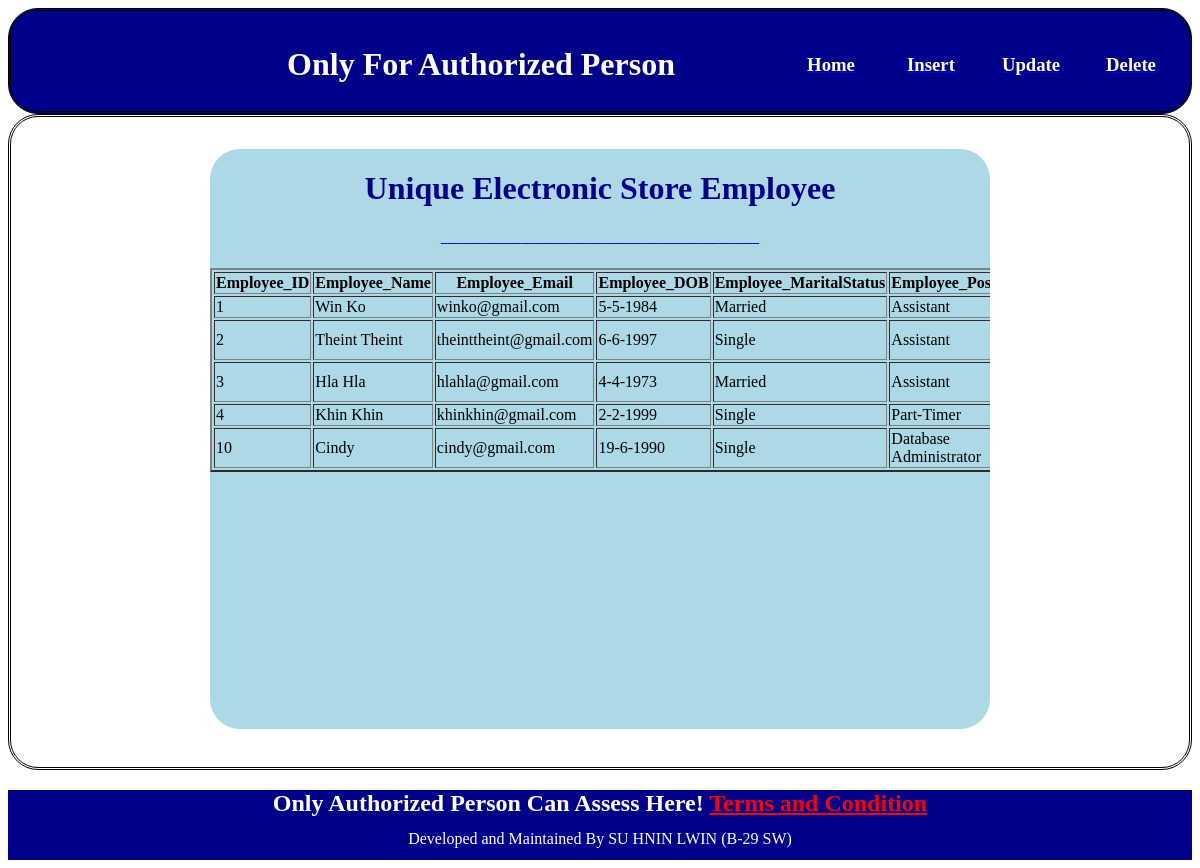
Page /Administrator/Admin_Employee_View.php on the committed database.
### tables this page shows
CREATE TABLE `Employee` (
  `Employee_ID` int(11) NOT NULL,
  `Employee_Name` text NOT NULL,
  `Employee_Email` text NOT NULL,
  `Employee_DOB` text NOT NULL,
  `Employee_MaritalStatus` text NOT NULL,
  `Employee_Position` text NOT NULL,
  `Employee_Address` text NOT NULL,
  `Employee_Password` text NOT NULL
);

### Administrator/Admin_Employee_View.php (the view, shortened to what this page needs)
<!DOCTYPE html>
<html>
<head>
</head>
<body>
	<div class="header_base">
		<div class="nav_base">
			<div class="admin_logo_nav">
				<h1 style="color: white; text-align: center;">
					Only For Authorized Person
				</h1>
			</div>
			<div class="btn_nav">
				<div class="home_nav">
					<a href="Admin_Login.php">
						<h3 style="color: white; text-align: center; padding-top: 10px;">
							Home
						</h3>
					</a>
				</div>
				<div class="insert_nav">
					<a href="Admin_Insert.php">
						<h3 style="color: white; text-align: center; padding-top: 10px;">
							Insert
						</h3>
					</a>
				</div>
				<div class="update_nav">
					<a href="Admin_Update.php">
						<h3 style="color: white; text-align: center; padding-top: 10px;">
							Update
						</h3>
					</a>
				</div>
				<div class="delete_nav">
					<a href="Admin_Delete.php">
						<h3 style="color: white; text-align: center; padding-top: 10px;">
							Delete
						</h3>
					</a>
				</div>
			</div>
		</div>
	</div>
	<div class="container_base">
		<div class="login_base">
		<h1 style="color: darkblue; text-align: center;"> Unique Electronic Store Employee </h1>
		<h5 style="color: darkblue; text-align: center;">________________________________________________</h5>
			<?php
		      include 'database_connection.php';
		      $viewquery = "select * from Employee";
		      echo "<table border= '2' color= 'darkblue' border-style=' groove'>";
		      echo "<tr> <th>Employee_ID</th> <th>Employee_Name</th> <th>Employee_Email</th> <th>Employee_DOB</th> <th>Employee_MaritalStatus</th> <th>Employee_Position</th> <th>Employee_Address</th> <th>Employee_Password</th>";
		      foreach($db->query($viewquery)as $row)
		      {
		          echo "<tr>";
		          echo "<td>". $row['Employee_ID']."</td>";
		          echo "<td>". $row['Employee_Name']."</td>";
		          echo "<td>". $row['Employee_Email']."</td>";
		          echo "<td>". $row['Employee_DOB']."</td>";
		          echo "<td>". $row['Employee_MaritalStatus']."</td>";
		          echo "<td>". $row['Employee_Position']."</td>";
		          echo "</tr>";
		      }
		      echo "</table>";
            ?>
		</div>
	</div>
	<div class="footer_base">
		<div class="notice_sentence">
			<h2 style="font: italic; color: white;">
				Only Authorized Person Can Assess Here!
				<a href="#" style="color: red;">Terms and Condition</a>
			</h2>
		</div>
		<div class="crd" style="color: white;">
			Developed and Maintained By SU HNIN LWIN (B-29 SW)
		</div>
	</div>
</body>
</html>

### Administrator/Admin_Employee_View.php (style rules this page uses)
.header_base { background-color: darkblue; height: 100px; border-style: double; border-radius: 30px; }
.nav_base { height: 60px; margin-top: 14px; margin-left: 170px; width: 1000px; }
.admin_logo_nav { float: left; height: 60px; width: 600px; }
.btn_nav { float: left; height: 60px; width: 400px; }
.home_nav { float: left; height: 60px; width: 100px; }
.insert_nav { float: left; height: 60px; width: 100px; }
.update_nav { float: left; height: 60px; width: 100px; }
.delete_nav { float: left; height: 60px; width: 100px; }
.container_base { background-color: transparent; height: 650px; border-style: double; border-radius: 30px; }
.login_base { width: 780px; height: 580px; margin: auto; margin-top: 32px; border-radius: 30px; background-color: lightblue; overflow: scroll; }
.footer_base { background-color: darkblue; height: 70px; }
.notice_sentence { text-align: center; height: 40px; }
.crd { height: 20px; float: all; text-align: center; }

### rows in the picture
employee: Employee_ID "1", Employee_Name "Win Ko", Employee_Email "winko@gmail.com", Employee_DOB "5-5-1984", Employee_MaritalStatus "Married", Employee_Position "Assistant"
employee: Employee_ID "2", Employee_Name "Theint Theint", Employee_Email "theinttheint@gmail.com", Employee_DOB "6-6-1997", Employee_MaritalStatus "Single", Employee_Position "Assistant"
employee: Employee_ID "3", Employee_Name "Hla Hla", Employee_Email "hlahla@gmail.com", Employee_DOB "4-4-1973", Employee_MaritalStatus "Married", Employee_Position "Assistant"
employee: Employee_ID "4", Employee_Name "Khin Khin", Employee_Email "khinkhin@gmail.com", Employee_DOB "2-2-1999", Employee_MaritalStatus "Single", Employee_Position "Part-Timer"
employee: Employee_ID "10", Employee_Name "Cindy", Employee_Email "cindy@gmail.com", Employee_DOB "19-6-1990", Employee_MaritalStatus "Single", Employee_Position "Database Administrator"
